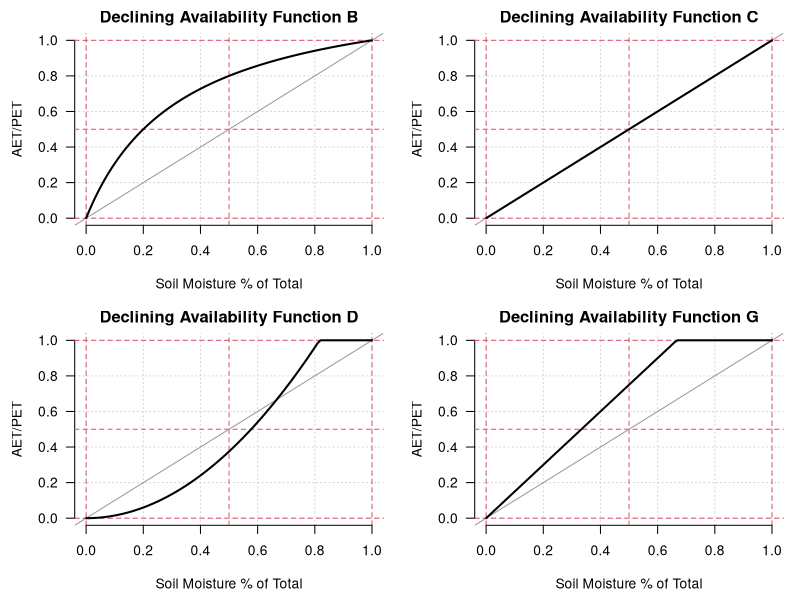

Recreate this plot in R.

# curve "C"
DAF.C <- function(x) {
  pmax(pmin(x, 1), 0)
}


# tunable curve "G"
DAF.G <- function(x) {
  pmax(pmin(1.5 * x, 1), 0)
}

# tunable curve "D"
DAF.D <- function(x) {
  pmin(1, 1.5 * x^2)
}


# tunable curve "B"
DAF.B <- function(x) {
  pmax(pmin(4 * x / (3 * x^1 + 1), 1), 0)
}


plotDAF <- function(s = c('B', 'C', 'D', 'G'), res = 0.01, ...) {
  
  .x <- seq(0, 1, by = res)
  
  .f <- switch(s,
               'B' = DAF.B,
               'C' = DAF.C,
               'D' = DAF.D,
               'G' = DAF.G
  )
  
  .txt <- sprintf("Declining Availability Function %s", s)
  
  plot(
    1, 1, 
    type = 'n', 
    # asp = 1, 
    xlim = c(0, 1), 
    ylim = c(0, 1), 
    las = 1, 
    axes = FALSE,
    xlab = 'Soil Moisture % of Total', 
    ylab = 'AET/PET', 
    main = .txt
  )
  
  grid()
  
  axis(side = 1, at = seq(0, 1, by = 0.2))
  axis(side = 2, at = seq(0, 1, by = 0.2), las = 1)
  
  abline(h = c(0, 0.5, 1), v = c(0, 0.5, 1), col = 2, lty = 2)
  abline(a = 0, b = 1, col = grey(0.6))
  lines(.x, .f(.x), type = 'l', lwd = 2)     
  
}




DAF.B(c(0, 1))



par(mar = c(4.5, 4.5, 2, 1), mfrow = c(2, 2), cex.axis = 1)

plotDAF('B')
plotDAF('C')
plotDAF('D')
plotDAF('G')



